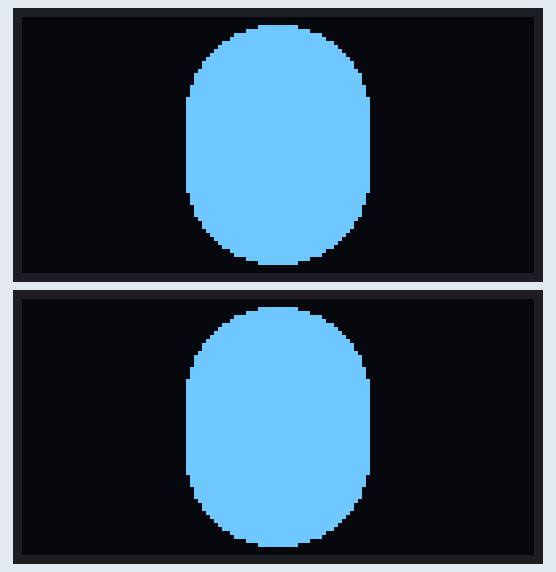
Bench run of a sketch on a simulated Arduino Uno, built with avr-gcc and run on an emulated ATmega328P. Shown: 2 × 128×64 one-colour display. Random numbers use the default seed unless the sketch sets one.

Above: at 0.2 s.
At 37.68 s:
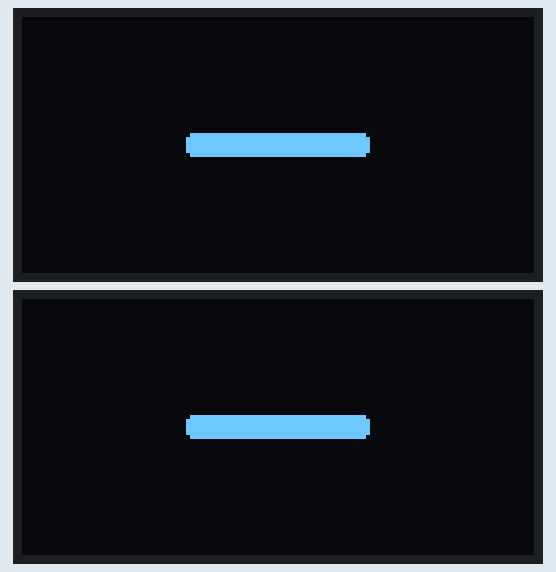

Measured:
- what the display in image 0 shows lasts 3.0 s, from 0.1 s to 3.1 s

The sketch:

dome_eyes.ino
```cpp
#include <U8g2lib.h>

/* -------------------------------------------------------------
   TWO displays, ONE eye each.
   Left eye  -> hardware I2C  (A4=SDA, A5=SCL)
   Right eye -> software I2C  (D2=SDA, D3=SCL)
   Both are SH1106 128x64, address 0x3C by default — fine here
   since they're on physically separate buses.
   ------------------------------------------------------------- */
U8G2_SH1106_128X64_NONAME_F_HW_I2C u8g2_left(U8G2_R0, /* reset=*/ U8X8_PIN_NONE);
U8G2_SH1106_128X64_NONAME_F_SW_I2C u8g2_right(U8G2_R0, /* clock=*/ 3, /* data=*/ 2, /* reset=*/ U8X8_PIN_NONE);

/* -------------------------------------------------------------
   Eye geometry — each screen shows ONE capsule/pill-shaped eye,
   centered. Both the top AND bottom are fully rounded caps,
   connected by a short straight section — a true capsule shape.
   ------------------------------------------------------------- */
#define EYE_CX        64          // horizontal center (screen is 128 wide)
#define EYE_CY        32          // vertical center
#define EYE_W         46          // width of the eye
#define EYE_H         60          // height of the eye (fully open) — nearly fills the 64px screen height

/* -------------------------------------------------------------
   Blink timing (shared by both eyes so they blink in sync)
   ------------------------------------------------------------- */
unsigned long prevBlink = 0;
const unsigned long BLINK_INTERVAL = 3200;   // avg time between blinks (ms)
const unsigned long BLINK_DURATION = 180;    // full close+open cycle (ms)

bool blinking = false;
unsigned long blinkStart = 0;

/* -------------------------------------------------------------
   Easing function: smooth in/out instead of linear motion
   ------------------------------------------------------------- */
float easeInOutQuad(float t) {
  if (t < 0.5f) return 2.0f * t * t;
  return 1.0f - pow(-2.0f * t + 2.0f, 2) / 2.0f;
}

/* -------------------------------------------------------------
   Draw one capsule/pill-shaped eye.
   lidFrac: 1.0 = fully open, 0.0 = fully closed
   Width stays constant; height shrinks to blink. Both the top
   and bottom caps stay fully rounded — never just one dome.
   ------------------------------------------------------------- */
void drawEye(U8G2 &display, float lidFrac) {
  int h = (int)(EYE_H * lidFrac);
  if (h < 6) h = 6;                 // keep a visible closed-lid capsule

  int x = EYE_CX - EYE_W / 2;
  int y = EYE_CY - h / 2;

  int r = (min(EYE_W, h) / 2) - 1;  // fully rounded top AND bottom caps
  if (r < 1) r = 1;

  display.drawRBox(x, y, EYE_W, h, r);
}

/* ------------------------------------------------------------- */
void setup() {
  u8g2_left.begin();
  u8g2_right.begin();
  randomSeed(analogRead(0));
}

/* ------------------------------------------------------------- */
void loop() {
  unsigned long now = millis();

  /* ---------- BLINK CONTROL ---------- */
  if (!blinking && now - prevBlink >= BLINK_INTERVAL + random(-800, 1200)) {
    blinking = true;
    blinkStart = now;
    prevBlink = now;
  }

  float lid = 1.0f;

  if (blinking) {
    float prog = (float)(now - blinkStart) / BLINK_DURATION;
    if (prog >= 1.0f) {
      blinking = false;
      lid = 1.0f;
    } else {
      float tri = (prog < 0.5f) ? (prog * 2.0f) : (2.0f - prog * 2.0f);
      lid = easeInOutQuad(tri);
    }
  }

  /* ---------- DRAW BOTH EYES ---------- */
  u8g2_left.clearBuffer();
  drawEye(u8g2_left, lid);
  u8g2_left.sendBuffer();

  u8g2_right.clearBuffer();
  drawEye(u8g2_right, lid);
  u8g2_right.sendBuffer();

  delay(10);
}
```
